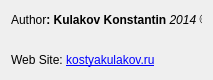
<?xml version="1.0" encoding="UTF-8"?>
<ui version="4.0">
 <class>WAbout</class>
 <widget class="QWidget" name="WAbout">
  <property name="geometry">
   <rect>
    <x>0</x>
    <y>0</y>
    <width>213</width>
    <height>80</height>
   </rect>
  </property>
  <property name="sizePolicy">
   <sizepolicy hsizetype="Fixed" vsizetype="Fixed">
    <horstretch>0</horstretch>
    <verstretch>0</verstretch>
   </sizepolicy>
  </property>
  <property name="minimumSize">
   <size>
    <width>213</width>
    <height>80</height>
   </size>
  </property>
  <property name="maximumSize">
   <size>
    <width>213</width>
    <height>80</height>
   </size>
  </property>
  <property name="windowTitle">
   <string>About</string>
  </property>
  <property name="windowIcon">
   <iconset resource="../resource/res.qrc">
    <normaloff>:/icon/rss_orb_2121.ico</normaloff>:/icon/rss_orb_2121.ico</iconset>
  </property>
  <layout class="QGridLayout" name="gridLayout">
   <item row="0" column="0">
    <widget class="QLabel" name="label">
     <property name="text">
      <string>&lt;html&gt;&lt;head/&gt;&lt;body&gt;&lt;p&gt;Author&lt;span style=&quot; font-weight:600;&quot;&gt;: Kulakov Konstantin &lt;/span&gt;&lt;span style=&quot; font-style:italic;&quot;&gt;2014&lt;/span&gt; ©&lt;br/&gt;&lt;/p&gt;&lt;p&gt;Web Site: &lt;a href=&quot;http://kostyakulakov.ru&quot;&gt;&lt;span style=&quot; text-decoration: underline; color:#0000ff;&quot;&gt;kostyakulakov.ru&lt;/span&gt;&lt;/a&gt;&lt;/p&gt;&lt;/body&gt;&lt;/html&gt;</string>
     </property>
    </widget>
   </item>
  </layout>
 </widget>
 <resources>
  <include location="../resource/res.qrc"/>
 </resources>
 <connections/>
</ui>
